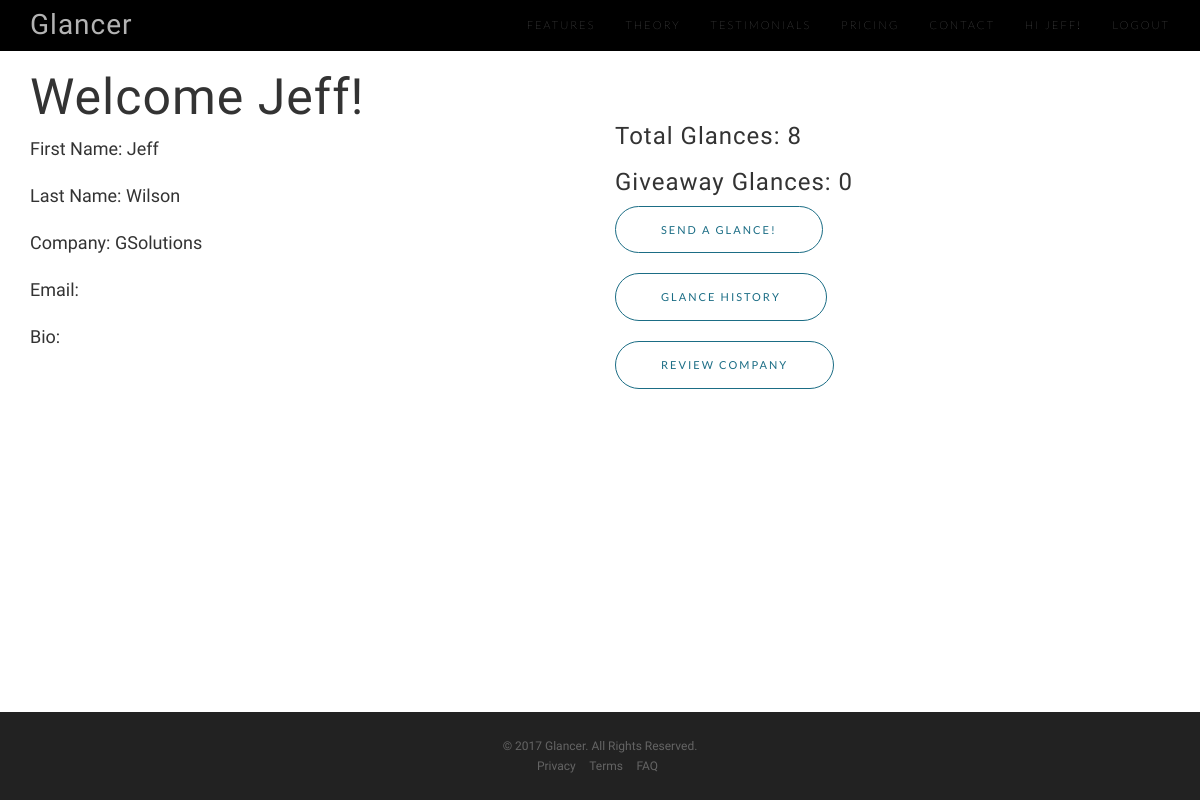
The page /user/2/ (signed in) on the database its author committed.
### Glancer/models.py (models this page shows, shortened)
class Profile(models.Model):
    user = models.OneToOneField(User, on_delete=models.CASCADE)
    bio = models.TextField(max_length=500, blank=True)
    glance_number = models.PositiveIntegerField(blank='false', default=0)
    glance_giveaway = models.PositiveIntegerField(blank='false', default=1)
    company = models.ForeignKey(Company, on_delete=models.CASCADE, default=1)

class Company(models.Model):
    name = models.CharField(blank="False", max_length=100)
    reviews = models.ForeignKey(Review, on_delete=models.CASCADE, default=1)

### Glancer/views.py (the view)
# urls.py: url(r'^user/(?P<user_id>[0-9]+)/$', views.user, name='user'),
def user(request, user_id):
    context = constructor(request)
    if str(user_id) != str(request.user.id):
        return HttpResponse("Not today sucker")
    user_object = None
    for user in all_users:
        if str(user.user_id) == str(user_id):
            user_object = user
    company_object = user_object.company
    glance_number = user_object.glance_number
    glance_giveaway = user_object.glance_giveaway
    glance_list = ['']
    glance_all = Glance.objects.all().order_by('date')
    for glance in glance_all:
        if(glance.receiver == user_object):
            glance_list.append(glance)
    more_context = {
        'user_object' : user_object,
        'glance_number' : glance_number,
        'glance_list' : glance_list,
        'glance_giveaway' : glance_giveaway,
        'company_object' : company_object,
    }
    context.update(more_context)
    return render(request, 'Glancer/user.html', context)

### Glancer/views.py (called while the page is built)
def constructor(request):
    authentic = False
    username = None
    user_id = None
    if request.user.is_authenticated():
        username = request.user.username
        user_id = request.user.id
        authentic = True
    context = {
        'user_list': all_users,
        'authentic': authentic,
        'username': username,
        'user_id': user_id,
    }
    return context

### Glancer/templates/Glancer/user.html (shortened to what this page needs)
{% extends 'Glancer/base.html' %}
{% block content %}
<section id="features" class="features">
        <div class="container">
            <div class="row">
                <div class="col-sm-6">
                    <h2>Welcome {{ username }}!</h2>
                    <p>First Name: {{ user_object.user.first_name }}</p>
                    <p>Last Name: {{ user_object.user.last_name }}</p>
                    <p>Company: {{ user_object.company.name }}</p>
                    <p>Email: {{ user_object.user.email }}</p>
                    <p>Bio: {{ user_object.bio }}</p>
                </div>
                <div class="col-sm-6">
                    <h3><br><br>Total Glances: {{ glance_number }}</h3>
                    <h3>Giveaway Glances: {{ glance_giveaway }}</h3>
                    <a href="/send/" class="btn btn-outline btn-xl page-scroll">Send a Glance!</a>
                    <a href="/history/" class="btn btn-outline btn-xl page-scroll">Glance History</a>
                    <a href="/review/" class="btn btn-outline btn-xl page-scroll">Review Company</a>
                </div>
            </div>
        </div>
</section>
{% endblock %}

### Glancer/templates/Glancer/base.html (shortened to what this page needs)
{% load static %}
<!DOCTYPE html>
<html lang="en">
<head>
    <link href="{% static "Glancer/lib/bootstrap/css/bootstrap.min.css"%}" rel="stylesheet">
    <link rel="stylesheet" href="{% static "Glancer/lib/font-awesome/css/font-awesome.min.css"%}">
    <link rel="stylesheet" href="{% static "Glancer/lib/simple-line-icons/css/simple-line-icons.css"%}">
    <link rel="stylesheet" href="{% static "Glancer/lib/device-mockups/device-mockups.min.css"%}">
    <link href="{% static "Glancer/css/new-age.min.css"%}" rel="stylesheet">
    <link href="{% static "Glancer/css/custom.css"%}" rel="stylesheet">
</head>
<body id="page-top">
<div class="main-content">
<nav id="mainNav" class="navbar navbar-default navbar-fixed-top">
    <div class="container">
        <div class="navbar-header">
            <a class="navbar-brand page-scroll" href="/">Glancer</a>
        </div>
        <div class="collapse navbar-collapse" id="bs-example-navbar-collapse-1">
            <ul class="nav navbar-nav navbar-right">
                <li>
                    <a class="page-scroll" href="/#download">Features</a>
                </li>
                <li>
                    <a class="page-scroll" href="/">Theory</a>
                </li>
                <li>
                    <a class="page-scroll" href="/">Testimonials</a>
                </li>
                <li>
                    <a class="page-scroll" href="/">Pricing</a>
                </li>
                <li>
                    <a class="page-scroll" href="/#contact">Contact</a>
                </li>
                 <li>
                        {% if not authentic %}
                            <a class="" href="/login/">Login</a>
                            {% else %}
                            <a class="" href="/user/{{ user_id }}">Hi {{ username }}!</a>
                            <li>
                                <a class="page-scroll" href="/logout/">Logout</a>
                             </li>
                        {% endif %}
            </ul>
        </div>
    </div>
</nav>
    {% block content %}{% endblock %}
</div>
 <footer >
        <div class="container">
            <p>&copy; 2017 Glancer. All Rights Reserved.</p>
            <ul class="list-inline">
                <li>
                    <a href="#">Privacy</a>
                </li>
                <li>
                    <a href="#">Terms</a>
                </li>
                <li>
                    <a href="#">FAQ</a>
                </li>
            </ul>
        </div>
 </footer>
</body>
</html>

### Glancer/static/Glancer/css/custom.css (style rules this page uses)
.navbar-brand { font-size: 28px; }
.navbar { background-color: #000; }
.features { background-color: #fff; }
footer { left: 0; bottom: 0; width: 100%; overflow:hidden; }
.main-content { min-height: calc(100vh - 88px); }
section { padding: 50px 0; position: relative; }
.btn { border-color: #1b6d85; color: #1b6d85; }

### rows shown on the page
Profile: user.first_name "Jeff", user.last_name "Wilson", company.name "GSolutions"

### other values the page prints
{{ username }} "JEFF"
{{ username }} "Jeff"
{{ glance_number }} "8"
{{ glance_giveaway }} "0"
